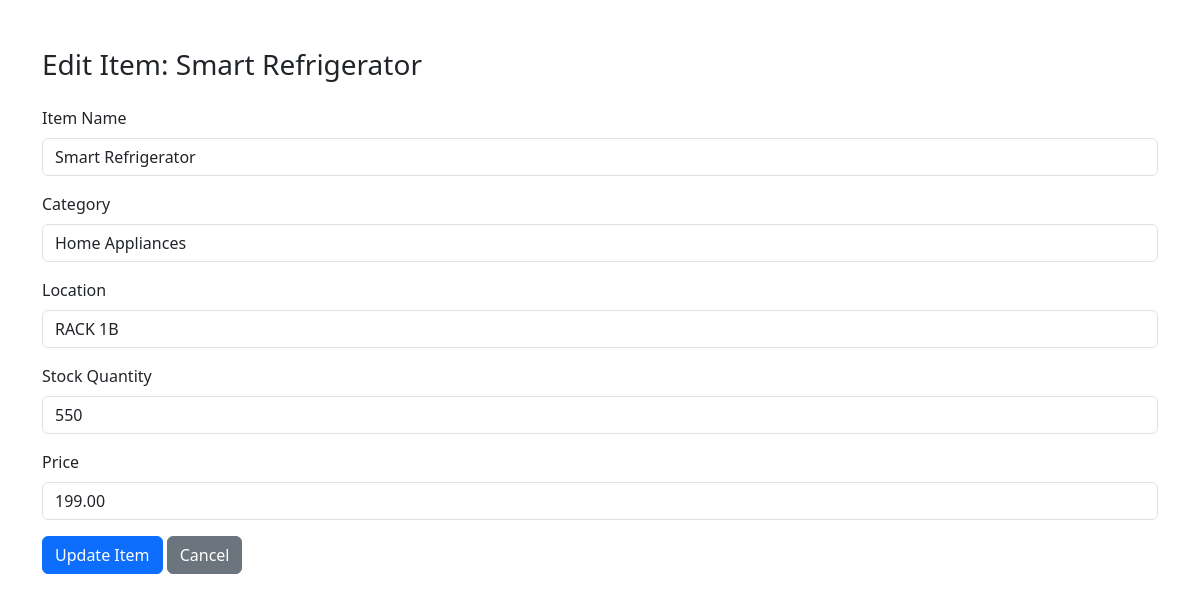
The app's page /edit.php?barcode=HOM-LG-LMXS28596S-28-SS with its own data.
### tables this page shows
CREATE TABLE `stocks` (
  `item` varchar(100) NOT NULL,
  `bar` varchar(255) NOT NULL,
  `category` varchar(100) NOT NULL,
  `location` varchar(100) NOT NULL,
  `price` float(255,2) NOT NULL,
  `id` int(10) NOT NULL,
  `stock` int(255) DEFAULT NULL,
  `notified` tinyint(1) DEFAULT 0
);

### edit.php (the view, shortened to what this page needs)
<?php
include "config/config.php";
$barcode = mysqli_real_escape_string($conn, $_GET['barcode']);
$query = "SELECT * FROM stocks WHERE bar = '$barcode'";
$result = mysqli_query($conn, $query);
$data = mysqli_fetch_assoc($result);
?>
<!DOCTYPE html>
<html lang="en">
<head>
    <link rel="stylesheet" href="https://cdn.jsdelivr.net/npm/bootstrap@5.3.3/dist/css/bootstrap.min.css">
</head>
<body>
<div class="container mt-5">
    <h3 class="mb-4">Edit Item: <?php echo htmlspecialchars($data['item']); ?></h3>
    <form method="POST">
        <div class="mb-3">
            <label for="item" class="form-label">Item Name</label>
            <input type="text" class="form-control" name="item" value="<?php echo htmlspecialchars($data['item']); ?>" required>
        </div>
        <div class="mb-3">
            <label for="category" class="form-label">Category</label>
            <input type="text" class="form-control" name="category" value="<?php echo htmlspecialchars($data['category']); ?>" required>
        </div>
        <div class="mb-3">
            <label for="location" class="form-label">Location</label>
            <input type="text" class="form-control" name="location" value="<?php echo htmlspecialchars($data['location']); ?>" required>
        </div>
        <div class="mb-3">
            <label for="stock" class="form-label">Stock Quantity</label>
            <input type="number" class="form-control" name="stock" value="<?php echo (int)$data['stock']; ?>" required>
        </div>
        <div class="mb-3">
            <label for="price" class="form-label">Price</label>
            <input type="text" class="form-control" name="price" value="<?php echo htmlspecialchars($data['price']); ?>" required>
        </div>
        <button type="submit" name="updateItem" class="btn btn-primary">Update Item</button>
        <a href="stock-tracking.php" class="btn btn-secondary">Cancel</a>
    </form>
</div>
</body>
</html>

### records on screen
stocks: item "Smart Refrigerator", category "Home Appliances", location "RACK 1B", stock "550", price "199.00"
